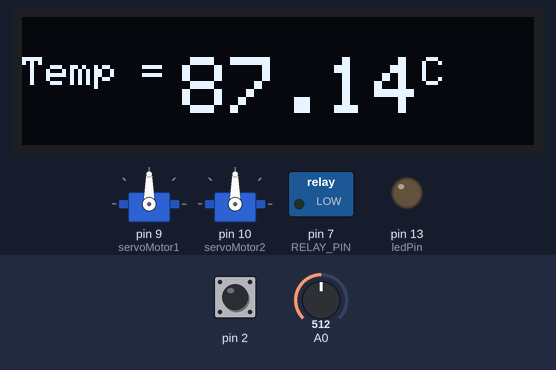
The sketch below on a simulated Arduino Uno, built with avr-gcc and run on an emulated ATmega328P. On the bench: 2 × servo, 128×32 one-colour display, switched loads named in the sketch (green lamp = pin HIGH), output pins drawn as LEDs (lit = HIGH). The test bench sets the inputs (shaded band); at power-on: A0 = 512, pin 2 HIGH. What the sketch prints to the serial monitor is not drawn.

Above: at 3.2 s.
3.3 s: A0 set to 716
At 3.7 s:
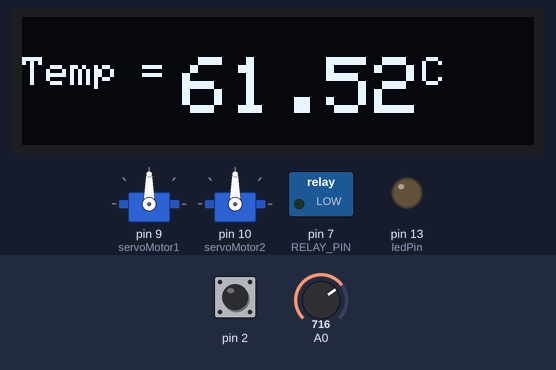
4.8 s: A0 set to 900
At 6.0 s:
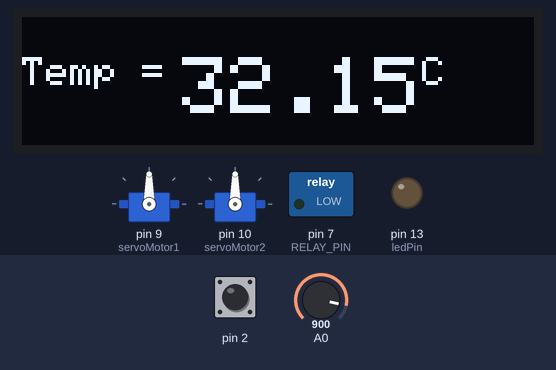
6.3 s: A0 set to 882
At 7.2 s:
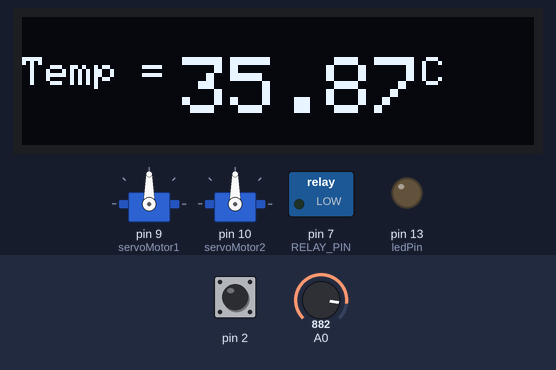
7.8 s: A0 set to 857
At 8.5 s:
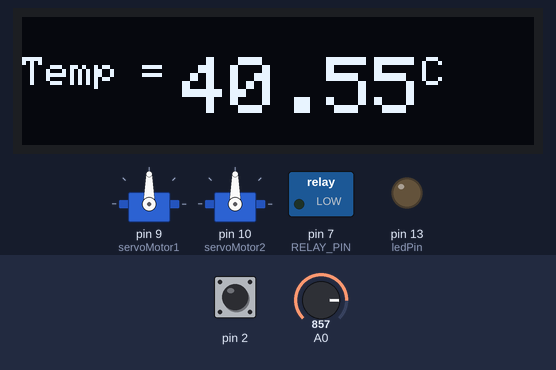
Timing chart, 0 to 10.3 s (numbered marks = the images above; inputs shaded):
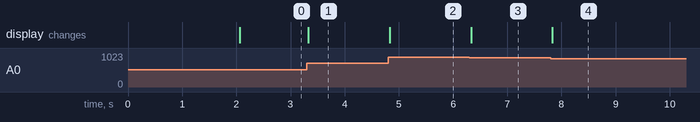

Measured:
- after the input at 3.3 s, the display: changes at once (image 1)
- after the input at 4.8 s, the display: changes at once (image 2)
- after the input at 6.3 s, the display: changes at once (image 3)
- after the input at 7.8 s, the display: changes at once (image 4)

The sketch:

automaticbrakesystemsketch_feb27a.ino
```cpp
#include <SPI.h>
#include <Wire.h>
#include <Adafruit_GFX.h>
#include <Adafruit_SSD1306.h>
#include <LiquidCrystal_I2C.h>
#include <CapacitiveSensor.h>
#include <Servo.h>

#define SCREEN_WIDTH 128 // OLED display width, in pixels
#define SCREEN_HEIGHT 32 // OLED display height, in pixels
#define OLED_RESET     4 // Reset pin # (or -1 if sharing Arduino reset pin)
#define SCREEN_ADDRESS 0x3C ///< See datasheet for Address; 0x3D for 128x64, 0x3C for 128x32
Adafruit_SSD1306 display(SCREEN_WIDTH, SCREEN_HEIGHT, &Wire, OLED_RESET);
LiquidCrystal_I2C lcd(0x27, 16, 2);  // Set the LCD address to 0x27 for a 16 chars and 2 line display

#define RT0 100000   // Ω
#define B 3977      // K
#define VCC 5    //Supply voltage
#define R 10000  //R=10KΩ

#define RELAY_PIN 7 // Pin connected to the relay module

//Variables
float RT, VR, ln, TX, T0, VRT;

CapacitiveSensor capSensor = CapacitiveSensor(4, 2);
Servo servoMotor1;
Servo servoMotor2;
int threshold = 2000;
const int ledPin = 13;

void setup() {
  Serial.begin(9600);
  pinMode(ledPin, OUTPUT);
  servoMotor1.attach(9); // Attach the servo motor 1 to pin 9
  servoMotor2.attach(10); // Attach the servo motor 2 to pin 10
  pinMode(RELAY_PIN, OUTPUT);
  digitalWrite(RELAY_PIN, LOW); // Initially, keep the relay off
  if (!display.begin(SSD1306_SWITCHCAPVCC, SCREEN_ADDRESS)) {
    Serial.println(F("SSD1306 allocation failed"));
  }
  T0 = 25 + 273.15;
  display.clearDisplay();
  display.drawPixel(10, 10, SSD1306_WHITE);
  display.display();
  delay(2000);
}

void loop() {

  VRT = analogRead(A0);              //Acquisition analog value of VRT
  VRT = (5.00 / 1023.00) * VRT;      //Conversion to voltage
  VR = VCC - VRT;
  RT = VRT / (VR / R);               //Resistance of RT
  ln = log(RT / RT0);
  TX = (1 / ((ln / B) + (1 / T0))); //Temperature from thermistor
  TX = TX - 273.15;

  long sensorValue = capSensor.capacitiveSensor(10);

  Serial.print("Temperature:");
  Serial.print("\t");
  Serial.print(TX);
  Serial.print("C\t\t");
  Serial.print(TX + 273.15);        //Conversion to Kelvin
  Serial.print("K\t\t");
  Serial.print((TX * 1.8) + 32);    //Conversion to Fahrenheit
  Serial.println("F");

  display.clearDisplay();
  display.setTextSize(1); // Draw 2X-scale text
  display.setTextColor(SSD1306_WHITE);
  display.setCursor(0, 10);
  display.println("Temp = ");
  display.setCursor(40, 10);
  display.setTextSize(2);
  display.println(TX);
  display.setCursor(100, 10);
  display.setTextSize(1);
  display.println(F("C"));
  display.display();

  // // Activate the solenoid if temperature rises to 40 degrees Celsius
  // if (TX >= 40) {
  //   digitalWrite(RELAY_PIN, HIGH); // Turn on the relay
  // } else {
  //   digitalWrite(RELAY_PIN, LOW); // Turn off the relay
  // }

  // if (sensorValue > threshold) {
  //   digitalWrite(ledPin, HIGH);
  //   servoMotor.write(0); // Rotate servo to 0 degrees
  //   delay(1000); // Adjust delay according to your servo's speed and desired rotation
  //   servoMotor.write(90); // Rotate servo to 90 degrees
  //   delay(1000); // Adjust delay according to your servo's speed and desired rotation
  //   digitalWrite(ledPin, LOW);
  // }

  if (sensorValue >= threshold) {

    digitalWrite(ledPin, HIGH); // Turn on the LED
  } else {

    digitalWrite(ledPin, LOW); // Turn off the LED
  }

  if (sensorValue > threshold) {
    servoMotor2.write(70);
    delay(1000);
  }

  if (sensorValue > threshold) {
    // digitalWrite(ledPin, HIGH);
    servoMotor1.write(0); // Rotate servo to 0 degrees
    delay(500); // Adjust delay according to your servo's speed and desired rotation
    servoMotor1.write(90); // Rotate servo to 90 degrees
    delay(500); // Adjust delay according to your servo's speed and desired rotation
    // digitalWrite(ledPin, LOW);
  }


  delay(10);
}
```
